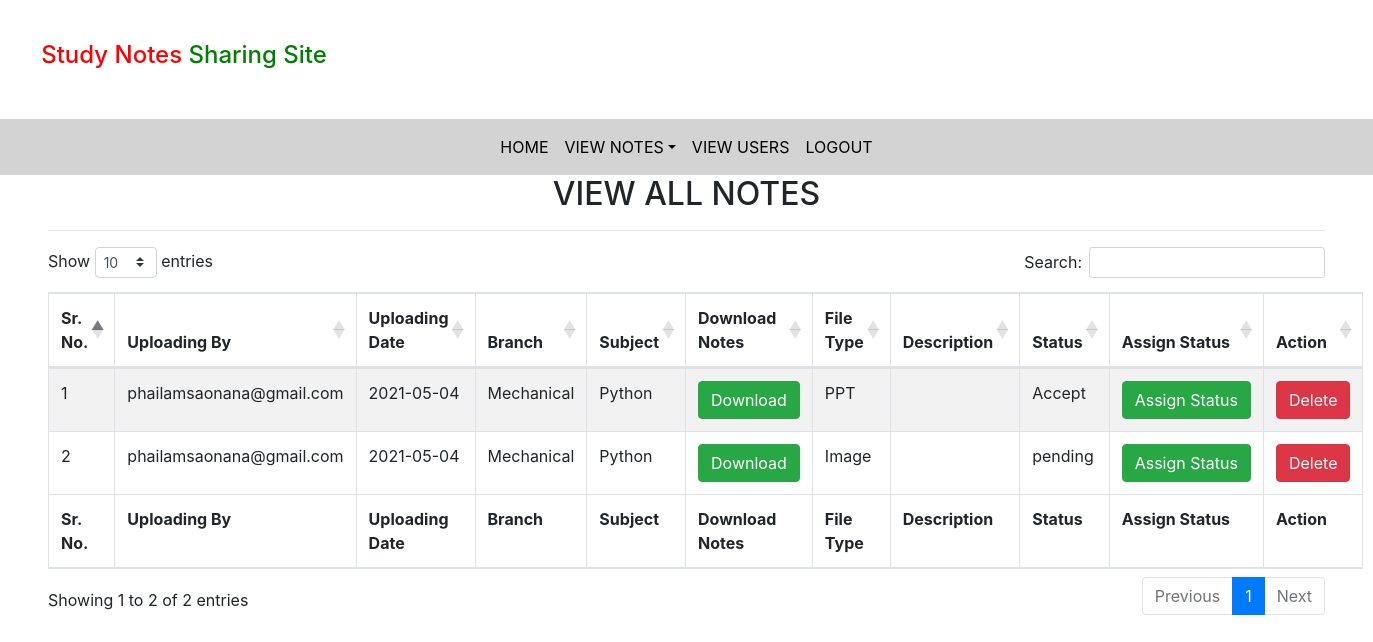
The app's page /all_notes/ (signed in) with its own data.
### notes/models.py (models this page shows, shortened)
class Notes(models.Model):
    user = models.ForeignKey(User, on_delete=models.CASCADE)
    uploadingdata= models.CharField(max_length=30)
    branch= models.CharField(max_length=30)
    subject = models.CharField(max_length=30)
    notesfile = models.FileField( null=True)
    filetype = models.CharField(max_length=30, null=True)
    description = models.CharField(max_length=200, null=True)
    status = models.CharField(max_length=15)

### notes/views.py (the view)
# urls.py: path('all_notes/', all_notes, name= 'all_notes'),
def all_notes(request):
    if not request.user.is_authenticated:
        return  redirect('login_admin')
    notes = Notes.objects.all()
    d= {'notes':notes,'title':"VIEW ALL NOTES"}
    return  render(request,'pending_notes.html',d)

### notes/templates/pending_notes.html (shortened to what this page needs)
{% extends 'admin_nav.html' %}
{% load static %}
{% block body %}
<link rel="stylesheet" href="https://cdnjs.cloudflare.com/ajax/libs/twitter-bootstrap/4.5.2/css/bootstrap.css">
<link rel="stylesheet" href="https://cdn.datatables.net/1.10.24/css/dataTables.bootstrap4.min.css">
<div class="ml-5 mr-5">
    <h2 class="text-center">{{title}}</h2>
    <hr >
    <table id="example" class="table table-striped table-bordered dataTable" cellspacing="0" width="100%" role="grid"
        aria-describedby="example_info" style="width: 100%;">
        <thead>
            <tr>
                <th>Sr. No.</th>
                <th>Uploading By</th>
                <th>Uploading Date</th>
                <th>Branch</th>
                <th>Subject</th>
                <th>Download Notes</th>
                <th>File Type</th>
                <th>Description</th>
                <th>Status</th>
                <th>Assign Status</th>
                <th>Action</th>
            </tr>
        </thead>
        <tbody>
            {% for i in notes %}
            <tr>
                <td> {{forloop.counter}} </td>
                <td> {{i.user.username}} </td>
                <td> {{i.uploadingdata}} </td>
                <td> {{i.branch}} </td>
                <td> {{i.subject}} </td>
                <td> <a href="{{i.notesfile.url}} " download="" class="btn btn-success"> Download </a></td>
                <td> {{i.filetype}} </td>
                <td> {{i.description}} </td>
                <td> {{i.status}} </td>
                <td> <a href="{% url 'assign_notes' i.id %} " class="btn btn-success">
                        Assign&nbsp;Status </a></td>
                <td> <a href="{% url 'delete_notes_admin' i.id %} " class="btn btn-danger"
                        onclick="confirm('Are you sure?')">
                        Delete
                    </a>
                </td>
            </tr>
            {% endfor %}
        </tbody>
        <tfoot>
            <tr>
                <th>Sr. No.</th>
                <th>Uploading By</th>
                <th>Uploading Date</th>
                <th>Branch</th>
                <th>Subject</th>
                <th>Download Notes</th>
                <th>File Type</th>
                <th>Description</th>
                <th>Status</th>
                <th>Assign Status</th>
                <th>Action</th>
            </tr>
        </tfoot>
    </table>
</div>
{% endblock %}

### records on screen
Notes: user.username "phailamsaonana@gmail.com", uploadingdata "2021-05-04", branch "Mechanical", subject "Python", filetype "PPT", status "Accept"
Notes: user.username "phailamsaonana@gmail.com", uploadingdata "2021-05-04", branch "Mechanical", subject "Python", filetype "Image", status "pending"

### other values on screen
{{ title }} "VIEW ALL NOTES"
